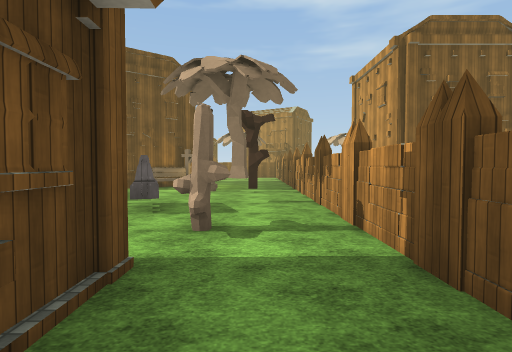
[1] (above)

24 first-person views from a walk through a scene from a Unity 3-D project. The camera is 1.5 m above the floor, tilts 2° down and sees 80° across. The floor is counted in squares, 2 m on a side. Each view is taken from the middle of a square. On the plan, view 1 faces up. The plan holds only what a view shows up to about 10 squares ahead; the rest is blank. The place goes on beyond the plan. Flat ground stands in for the terrain. Some animated figures are not drawn. Some surface patterns are stand-ins.

[2]
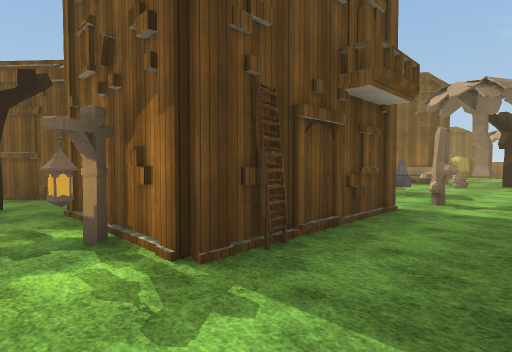

[3]
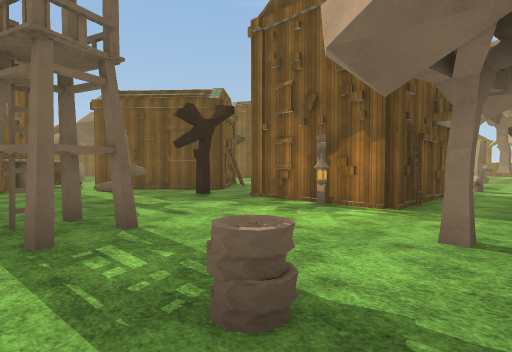

[4]
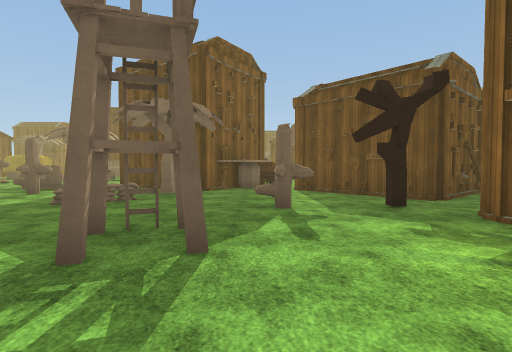

[5]
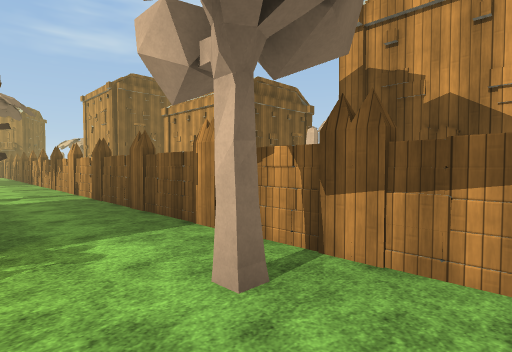

[6]
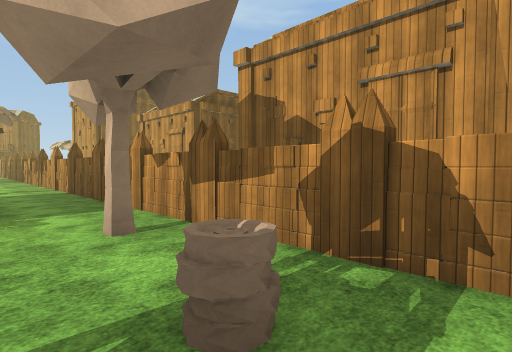

[7]
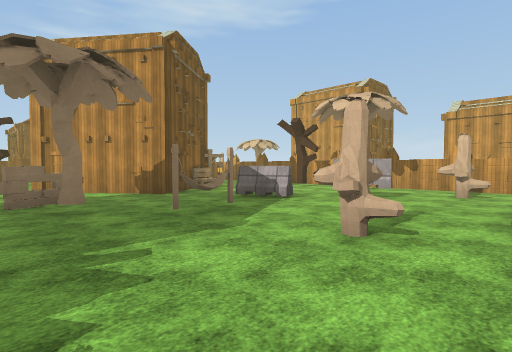

[8]
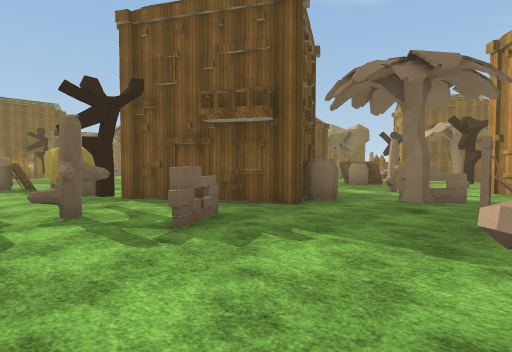

[9]
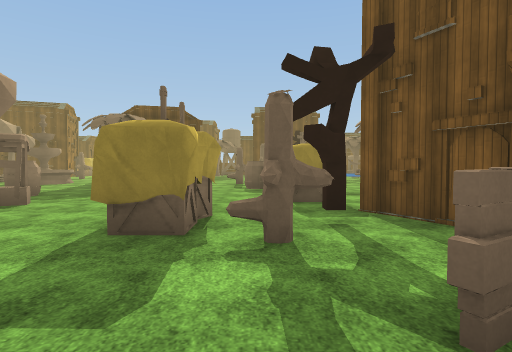

[10]
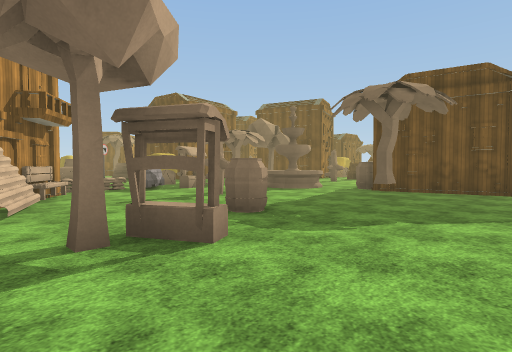

[11]
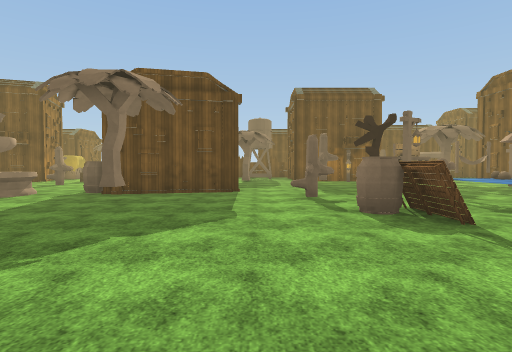

[12]
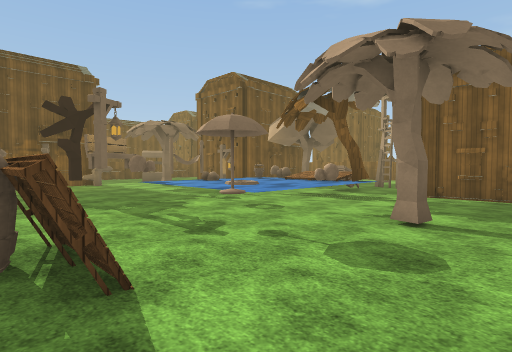

[13]
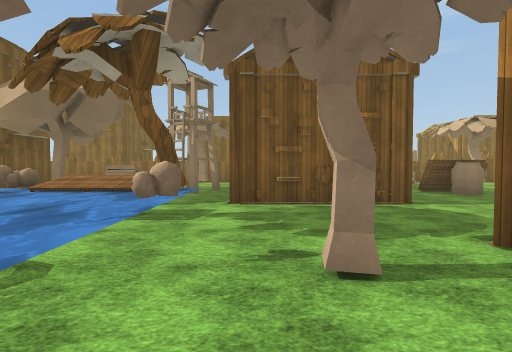

[14]
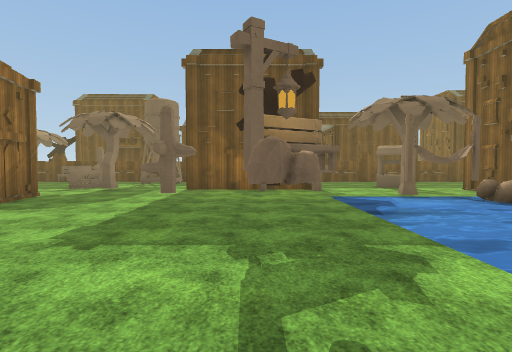

[15]
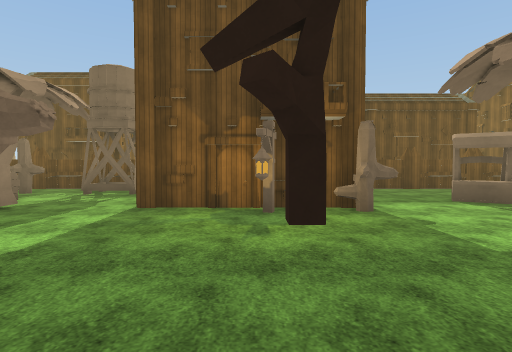

[16]
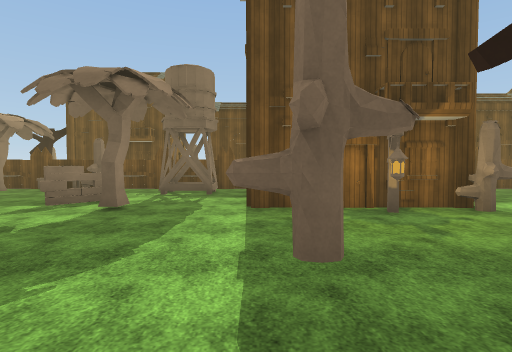

[17]
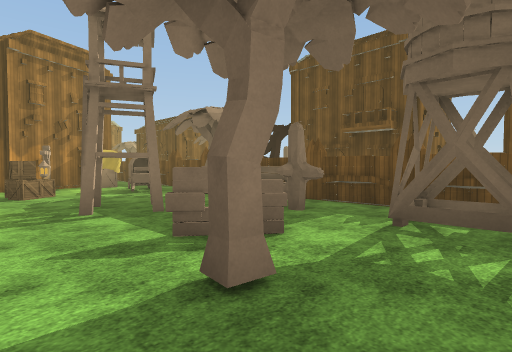

[18]
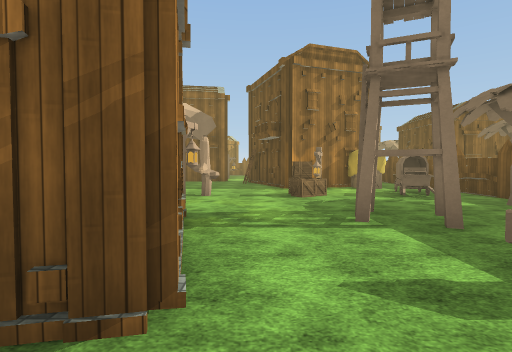

[19]
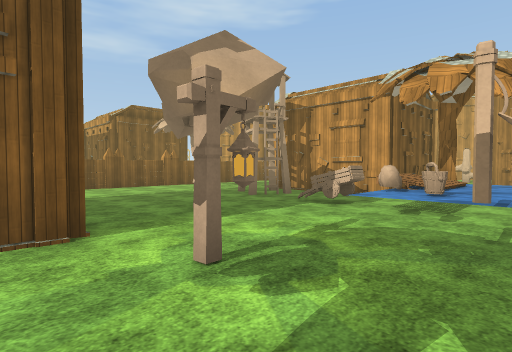

[20]
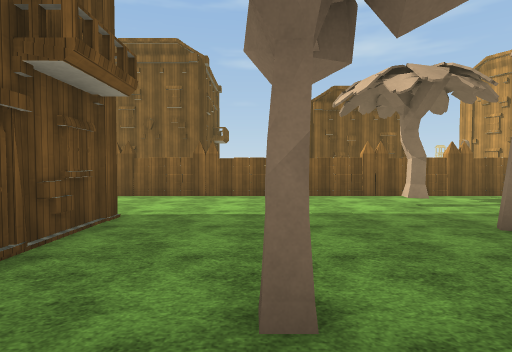

[21]
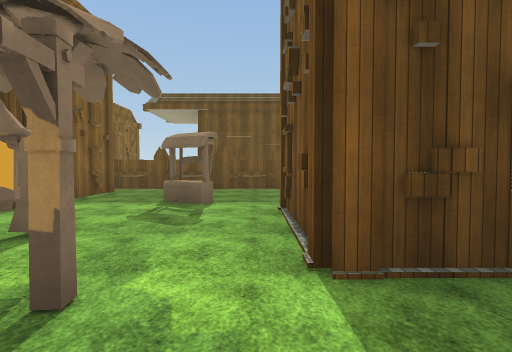

[22]
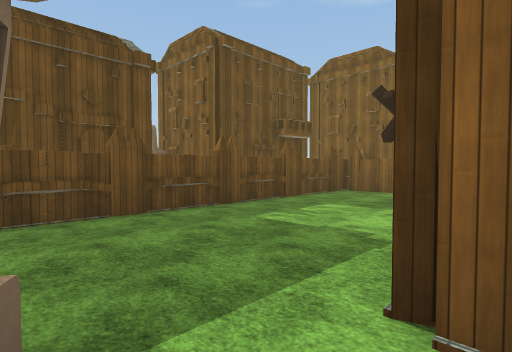

[23]
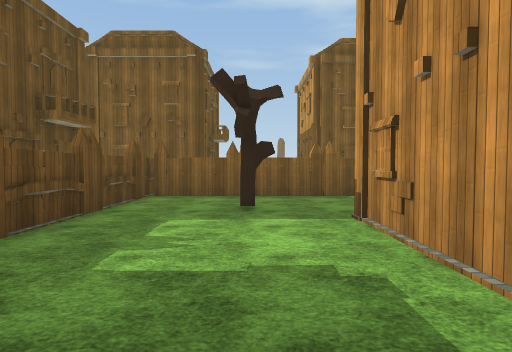

[24]
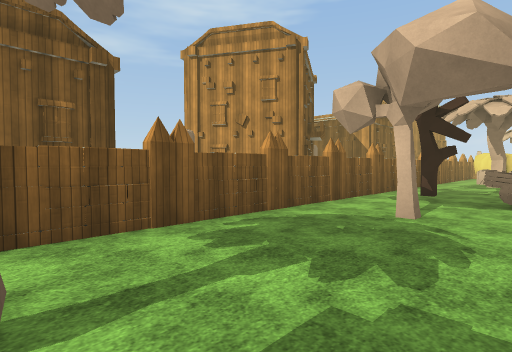

### Floor plan
Points are (right, up) in squares from view 1. A wall is a line through its corners. A room is listed if a view was taken in it or the views show most of it. See-through windows are left out.
Room 1 (views 1, 2, 3, 4, 5, 6)
walls: (-2.6, -1.7) (-4.4, -1.7); (-6.4, -1.2) (-9.4, -3.8); (1.2, -6.9) (1.2, 3.5); (-1, 1.5) (-0.8, 0.4); (-10.5, -5.5) (-9, -6.5); (-1, 2.2) (-1, -0.6)
ways out: opening at (-10.5, -4.5) to room 2; opening at (-5.5, -0.5) to room 2; opening at (0.5, 2.5) to room 2; gap at (-3, -7)
objects: other object (-11, -5) to (-10, -4); other object (-8, -7); other object (-5, -5) to (-5, -4); other object (-5, -3); other object (-4, -6); other object (-2, -2); other object (-1, -1); other object (0, -6); other object (0, -4)
Room 2 (views 7, 8, 9, 10, 11, 12, 13, 14, 15, 16, 17, 18, 19, 20, 21, 22, 23, 24)
walls: (-14.1, 10.9) (-17.4, 10.9) (-17.4, 14.6); (-10.7, 6.2) (-11.2, 5.7); (-9.9, 7.5) (-9.5, 6.8) (-13.2, 4.7); (-21.6, 0.4) (-21, -2.5); (-8.5, 1.2) (-6.4, -1.2); (-27.4, 6.6) (-27.4, 2.9); (-24.1, 15.5) (-24.1, 11.4) (-27.4, 11.4); (-25.3, -1.9) (-25.6, -0.4) (-23.9, 0); (-27.5, 12.8) (-27.5, 15.5); (-9.5, 18.4) (-31.5, 18.4); (-3.3, 10.5) (-5, 9.3) (-7.4, 12.4); (-13.5, -7.5) (-12.8, -6.3); (-30.8, 6.9) (-28.9, 6.9); (-31.7, 2.4) (-31.7, -7.5); (1.2, 3.5) (1.2, 10); (-30.1, -6.2) (-30.4, -7.1) (-29.8, -7.3); (-30.1, -6.2) (-29.5, -6.3); (-30.2, -6.3) (-29.6, -6.5) (-29.9, -7.5); (-31.7, 19.1) (-31.7, 6.4)
ways out: opening at (-10.5, -4.5) to room 1; opening at (-5.5, -0.5) to room 1; opening at (0.5, 2.5) to room 1
objects: other object (-31, -5); other object (-31, -3); other object (-31, -2); other object (-31, 1) to (-30, 1); other object (-30, -1); other object (-29, -4) to (-27, -3); other object (-29, -1) to (-28, 0); other object (-29, 16); other object (-28, 9) to (-28, 10); other object (-27, -7); other object (-27, -6); other object (-27, 1); other object (-27, 5); other object (-27, 7); other object (-25, -7) to (-25, -6); other object (-25, -4); other object (-25, 9); other object (-24, 3); other object (-24, 5); other object (-23, 8); other object (-22, 6); other object (-22, 12); other object (-21, -6) to (-20, -5); other object (-21, -3); other object (-21, 5); other object (-21, 7); other object (-21, 8); other object (-21, 9); other object (-21, 10); other object (-20, 2) to (-20, 3); other object (-20, 5); other object (-20, 7) to (-19, 7); other object (-20, 9) to (-19, 10); other object (-20, 11); other object (-19, -2); other object (-19, 13) to (-18, 14); other object (-19, 17); other object (-18, 3) to (-17, 4); other object (-18, 6); other object (-18, 7) to (-18, 8); other object (-17, -5); other object (-16, 7); other object (-15, -3); other object (-15, 4) to (-14, 4); other object (-14, -7); other object (-14, -2); other object (-14, 17); other object (-13, -5) to (-12, -5); other object (-13, -2); other object (-13, 2) to (-12, 2); other object (-12, 4); other object (-12, 13) to (-11, 13); other object (-12, 15) to (-12, 16); other object (-12, 17); other object (-11, 2); other object (-11, 3); other object (-10, 4) to (-9, 5); other object (-10, 8); other object (-9, 11); other object (-9, 16); other object (-8, 7); other object (-8, 9) to (-7, 9); other object (-8, 14); other object (-7, 0); other object (-6, 3) to (-6, 4); other object (-6, 6); other object (-4, 7); other object (-3, 10); other object (-2, 5) to (-2, 6); other object (-1, 3) to (-1, 4); other object (-1, 9); other object (0, 6); other object (0, 8)

Positions as (right, up) in squares from view 1, and headings:
1: (0, 0), facing up
2: (1, -3), facing up-left
3: (1, -7), facing up-left
4: (0, -5), facing left
5: (-1, -5), facing up-right
6: (-1, -7), facing up-right
7: (-9, 2), facing up-right
8: (-6, 2), facing up-left
9: (-8, 3), facing left
10: (-12, 1), facing down-left
11: (-13, 1), facing left
12: (-15, 3), facing up-left
13: (-17, 5), facing up
14: (-18, 5), facing left
15: (-22, 5), facing left
16: (-22, 3), facing left
17: (-26, 2), facing down-left
18: (-26, 1), facing down
19: (-25, 8), facing up-right
20: (-22, 11), facing up
21: (-22, 11), facing left
22: (-27, 10), facing up-left
23: (-29, 11), facing up
24: (-19, 15), facing up-right
